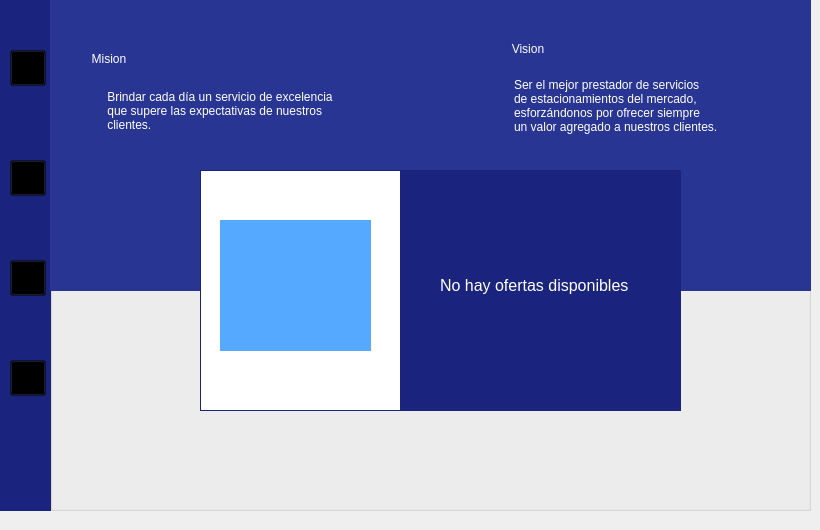
    <widget class="QWidget" name="PrimerInterfaz">
     <widget class="QGroupBox" name="groupBox_30">
      <property name="geometry">
       <rect>
        <x>0</x>
        <y>0</y>
        <width>51</width>
        <height>511</height>
       </rect>
      </property>
      <property name="styleSheet">
       <string notr="true">QGroupBox{
	background-color: #1a237e;
border: none;

}
QPushButton{
	background:transparent;
}</string>
      </property>
      <property name="title">
       <string/>
      </property>
      <widget class="QPushButton" name="estacionamiento">
       <property name="geometry">
        <rect>
         <x>10</x>
         <y>50</y>
         <width>36</width>
         <height>36</height>
        </rect>
       </property>
       <property name="styleSheet">
        <string notr="true">QPushButton{
	border-image: url(:/Imagenes/estacionamiento.png);
    background-repeat: no-repeat;
    width: 36px;
    height: 36px;
}

</string>
       </property>
       <property name="text">
        <string/>
       </property>
      </widget>
      <widget class="QPushButton" name="salir">
       <property name="geometry">
        <rect>
         <x>10</x>
         <y>360</y>
         <width>36</width>
         <height>36</height>
        </rect>
       </property>
       <property name="styleSheet">
        <string notr="true">QPushButton{
	border-image: url(:/Imagenes/salir.png);
    background-repeat: no-repeat;
    width: 36px;
    height: 36px;
}
</string>
       </property>
       <property name="text">
        <string/>
       </property>
      </widget>
      <widget class="QPushButton" name="reservacion">
       <property name="geometry">
        <rect>
         <x>10</x>
         <y>260</y>
         <width>36</width>
         <height>36</height>
        </rect>
       </property>
       <property name="styleSheet">
        <string notr="true">QPushButton{
	border-image: url(:/Imagenes/factura.png);
    background-repeat: no-repeat;
    width: 36px;
    height: 36px;
}
</string>
       </property>
       <property name="text">
        <string/>
       </property>
      </widget>
      <widget class="QPushButton" name="perfil">
       <property name="geometry">
        <rect>
         <x>10</x>
         <y>160</y>
         <width>36</width>
         <height>36</height>
        </rect>
       </property>
       <property name="styleSheet">
        <string notr="true">QPushButton{
	border-image: url(:/Imagenes/user1.png);
    background-repeat: no-repeat;
    width: 36px;
    height: 36px;
}
</string>
       </property>
       <property name="text">
        <string/>
       </property>
      </widget>
     </widget>
     <widget class="QGroupBox" name="groupBox_12">
      <property name="geometry">
       <rect>
        <x>50</x>
        <y>-10</y>
        <width>761</width>
        <height>521</height>
       </rect>
      </property>
      <property name="styleSheet">
       <string notr="true"/>
      </property>
      <property name="title">
       <string/>
      </property>
      <widget class="QLabel" name="fecha_3">
       <property name="geometry">
        <rect>
         <x>280</x>
         <y>20</y>
         <width>161</width>
         <height>21</height>
        </rect>
       </property>
       <property name="styleSheet">
        <string notr="true">color:white;
background-color: transparent;</string>
       </property>
       <property name="text">
        <string/>
       </property>
      </widget>
      <widget class="QGroupBox" name="groupBox_26">
       <property name="geometry">
        <rect>
         <x>150</x>
         <y>180</y>
         <width>481</width>
         <height>241</height>
        </rect>
       </property>
       <property name="styleSheet">
        <string notr="true">
QGroupBox{
background-color:white;
border: none;
border-bottom-color: rgb(0, 0, 255);
border: 1px solid #1a237e;
}</string>
       </property>
       <property name="title">
        <string/>
       </property>
       <widget class="QLabel" name="label_53">
        <property name="geometry">
         <rect>
          <x>200</x>
          <y>0</y>
          <width>281</width>
          <height>291</height>
         </rect>
        </property>
        <property name="styleSheet">
         <string notr="true">	background-color: #1a237e;</string>
        </property>
        <property name="text">
         <string/>
        </property>
       </widget>
       <widget class="QLabel" name="Moferta">
        <property name="geometry">
         <rect>
          <x>240</x>
          <y>50</y>
          <width>201</width>
          <height>131</height>
         </rect>
        </property>
        <property name="styleSheet">
         <string notr="true">QLabel{
color:white;
background-color: transparent;
font-size:16px

}</string>
        </property>
        <property name="text">
         <string>No hay ofertas disponibles</string>
        </property>
       </widget>
       <widget class="QLabel" name="img_oferta">
        <property name="geometry">
         <rect>
          <x>20</x>
          <y>50</y>
          <width>151</width>
          <height>131</height>
         </rect>
        </property>
        <property name="styleSheet">
         <string notr="true">background-color: rgb(85, 170, 255);</string>
        </property>
        <property name="text">
         <string/>
        </property>
       </widget>
      </widget>
      <widget class="QLabel" name="label_51">
       <property name="geometry">
        <rect>
         <x>0</x>
         <y>10</y>
         <width>781</width>
         <height>291</height>
        </rect>
       </property>
       <property name="styleSheet">
        <string notr="true">background-color: #283593</string>
       </property>
       <property name="text">
        <string/>
       </property>
      </widget>
      <widget class="QGroupBox" name="groupBox_27">
       <property name="geometry">
        <rect>
         <x>40</x>
         <y>60</y>
         <width>291</width>
         <height>91</height>
        </rect>
       </property>
       <property name="styleSheet">
        <string notr="true">background-color: transparent;
color: rgb(255, 255, 255);
border: 1px solid transparent;</string>
       </property>
       <property name="title">
        <string>Mision</string>
       </property>
       <widget class="QLabel" name="label_52">
        <property name="geometry">
         <rect>
          <x>10</x>
          <y>20</y>
          <width>271</width>
          <height>81</height>
         </rect>
        </property>
        <property name="text">
         <string> Brindar cada día un servicio de excelencia
 que supere las expectativas de nuestros
 clientes.</string>
        </property>
       </widget>
      </widget>
      <widget class="QGroupBox" name="groupBox_32">
       <property name="geometry">
        <rect>
         <x>460</x>
         <y>50</y>
         <width>291</width>
         <height>141</height>
        </rect>
       </property>
       <property name="styleSheet">
        <string notr="true">background-color: transparent;
color: rgb(255, 255, 255);
border: 1px solid transparent;</string>
       </property>
       <property name="title">
        <string>Vision</string>
       </property>
       <widget class="QLabel" name="label_60">
        <property name="geometry">
         <rect>
          <x>0</x>
          <y>0</y>
          <width>241</width>
          <height>131</height>
         </rect>
        </property>
        <property name="text">
         <string>Ser el mejor prestador de servicios
de estacionamientos del mercado,
esforzándonos por ofrecer siempre
un valor agregado a nuestros clientes.</string>
        </property>
       </widget>
      </widget>
      <zorder>label_51</zorder>
      <zorder>groupBox_26</zorder>
      <zorder>groupBox_27</zorder>
      <zorder>groupBox_32</zorder>
      <zorder>fecha_3</zorder>
     </widget>
    </widget>
